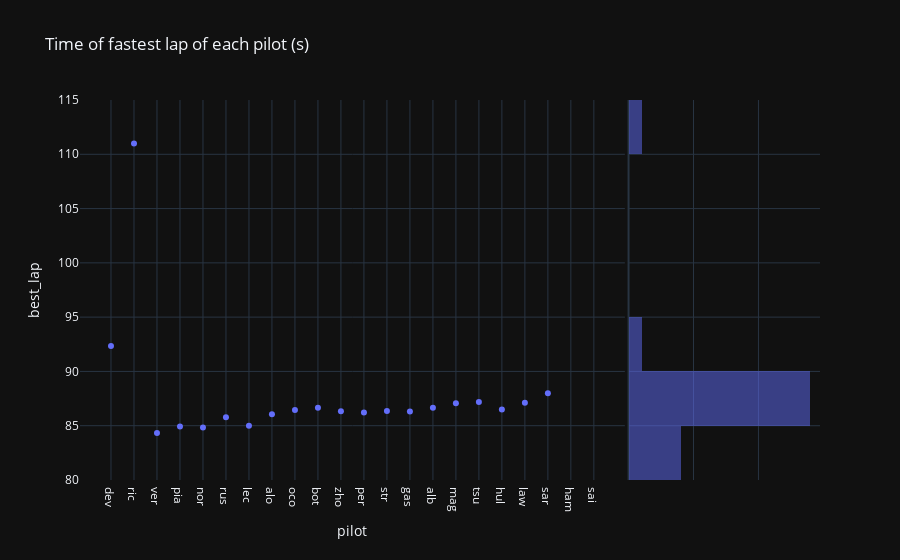

This figure's notebook cell:
### Markdown cell above
### Frontend

#### Last GP

### Code cell
px.scatter(last_gp, x="pilot", y="best_lap", title="Time of fastest lap of each pilot (s)", marginal_y="histogram", template="plotly_dark")

### Figure 1 — Plotly figure (JSON) as saved in the notebook; plotly's stock layout.template omitted (floating-point values rounded to 4 significant figures)
{"data": [{"hovertemplate": "pilot=%{x}<br>best_lap=%{y}<extra></extra>", "legendgroup": "", "marker": {"color": "#636efa", "symbol": "circle"}, "mode": "markers", "name": "", "orientation": "v", "showlegend": false, "type": "scatter", "x": ["dev", "ric", "ver", "pia", "nor", "rus", "lec", "alo", "oco", "bot", "zho", "per", "str", "gas", "alb", "mag", "tsu", "hul", "law", "sar", "ham", "sai"], "xaxis": "x", "y": [92.35, 111.0, 84.32, 84.92, 84.84, 85.77, 84.99, 86.05, 86.45, 86.65, 86.32, 86.22, 86.35, 86.31, 86.67, 87.07, 87.17, 86.49, 87.11, 87.98, null, null], "yaxis": "y"}, {"alignmentgroup": "True", "bingroup": "y", "hovertemplate": "best_lap=%{y}<br>count=%{x}<extra></extra>", "legendgroup": "", "marker": {"color": "#636efa"}, "name": "", "offsetgroup": "", "opacity": 0.5, "showlegend": false, "type": "histogram", "xaxis": "x2", "y": [92.35, 111.0, 84.32, 84.92, 84.84, 85.77, 84.99, 86.05, 86.45, 86.65, 86.32, 86.22, 86.35, 86.31, 86.67, 87.07, 87.17, 86.49, 87.11, 87.98, null, null], "yaxis": "y2"}], "layout": {"barmode": "overlay", "legend": {"tracegroupgap": 0}, "title": {"text": "Time of fastest lap of each pilot (s)"}, "xaxis": {"anchor": "y", "domain": [0, 0.7363], "title": {"text": "pilot"}}, "xaxis2": {"anchor": "y2", "domain": [0.7413, 1], "matches": "x2", "showgrid": true, "showline": false, "showticklabels": false, "ticks": ""}, "yaxis": {"anchor": "x", "domain": [0, 1], "title": {"text": "best_lap"}}, "yaxis2": {"anchor": "x2", "domain": [0, 1], "matches": "y", "showgrid": true, "showticklabels": false}}}
